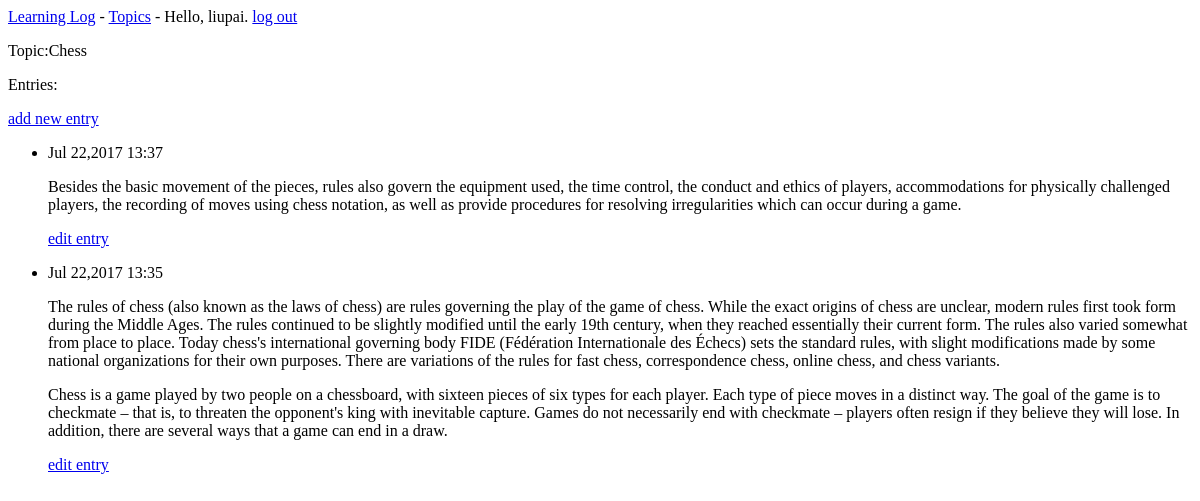
Before: /topics/1/ (signed in) with the older database file.
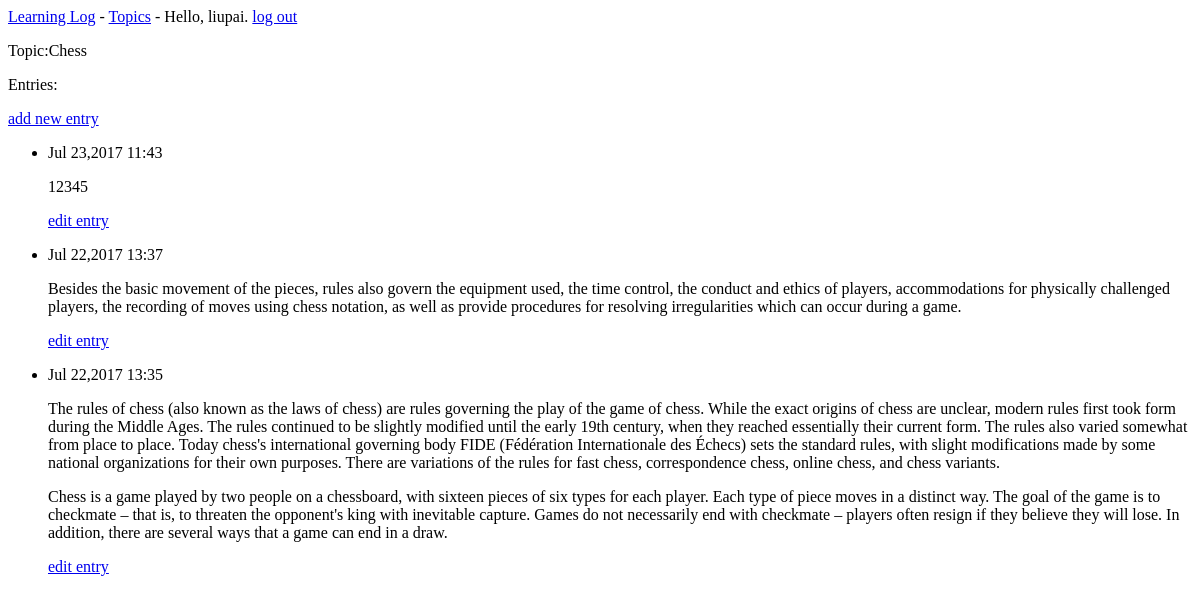
After: the same page with the newer database file.
### learning_logs/models.py (models this page shows, shortened)
class Topic(models.Model):
    text = models.CharField(max_length=200)
    date_added = models.DateTimeField(auto_now_add=True)
    def __str__(self):
        return self.text

class Entry(models.Model):
    topic = models.ForeignKey(Topic)
    text = models.TextField()
    date_added = models.DateTimeField(auto_now_add=True)
    class Meta:
        verbose_name_plural = 'entries'

### learning_logs/views.py (the view)
# urls.py: url(r'^topics/(?P<topic_id>\d+)/$',views.topic,name='topic'),
@login_required
def topic(request,topic_id):
    topic = Topic.objects.get(id = topic_id)
    entries = topic.entry_set.order_by('-date_added')
    context = {'topic':topic,'entries':entries}
    return render(request,'learning_logs/topic.html',context)

### learning_logs/templates/learning_logs/topic.html
{% extends "learning_logs/base.html" %}
{% block content %}
  <p>Topic:{{topic}}</p>
  <p>Entries:</p>
  <p>
        <a href="{% url 'learning_logs:new_entry' topic.id %}">add new entry</a>
  </p>
  <ul>
      {% for entry in entries %}
        <li>
            <p>{{ entry.date_added|date:'M d,Y H:i' }}</p>
            <p>{{ entry.text|linebreaks }}</p>
            <p>
                <a href="{% url 'learning_logs:edit_entry' entry.id %}">edit entry</a>
            </p>
        </li>
      {% empty %}
        <li>
            There are no entries for this topic yet.
        </li>
      {% endfor %}
  </ul>
{% endblock content %}

### learning_logs/templates/learning_logs/base.html
<p>
    <a href="{% url 'learning_logs:index' %}">Learning Log</a> -
    <a href="{% url 'learning_logs:topics' %}">Topics</a> -
  {% if user.is_authenticated %}
    Hello, {{ user.username }}.
    <a href="{% url 'users:logout' %}">log out</a>
  {% else %}
    <a href="{% url 'users:register' %}">register</a> -
    <a href="{% url 'users:login' %}">log in</a>
  {% endif %}
</p>
{% block content %}{% endblock content %}

Changed rows visible on the page:
added Entry: date_added "Jul 23,2017 11:43", text "12345"
